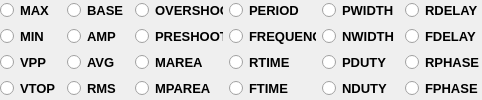
<?xml version="1.0" encoding="UTF-8"?>
<ui version="4.0">
 <class>Widget_RigolRadio</class>
 <widget class="QWidget" name="Widget_RigolRadio">
  <property name="geometry">
   <rect>
    <x>0</x>
    <y>0</y>
    <width>482</width>
    <height>100</height>
   </rect>
  </property>
  <property name="sizePolicy">
   <sizepolicy hsizetype="Fixed" vsizetype="Fixed">
    <horstretch>0</horstretch>
    <verstretch>0</verstretch>
   </sizepolicy>
  </property>
  <property name="minimumSize">
   <size>
    <width>482</width>
    <height>100</height>
   </size>
  </property>
  <property name="maximumSize">
   <size>
    <width>482</width>
    <height>100</height>
   </size>
  </property>
  <property name="windowTitle">
   <string>Form</string>
  </property>
  <widget class="QWidget" name="layoutWidget">
   <property name="geometry">
    <rect>
     <x>0</x>
     <y>0</y>
     <width>485</width>
     <height>100</height>
    </rect>
   </property>
   <layout class="QGridLayout" name="gridLayout">
    <item row="0" column="0">
     <widget class="QRadioButton" name="radioButton_MAX">
      <property name="minimumSize">
       <size>
        <width>0</width>
        <height>20</height>
       </size>
      </property>
      <property name="maximumSize">
       <size>
        <width>16777215</width>
        <height>20</height>
       </size>
      </property>
      <property name="font">
       <font>
        <pointsize>10</pointsize>
        <weight>75</weight>
        <bold>true</bold>
       </font>
      </property>
      <property name="text">
       <string>MAX</string>
      </property>
      <property name="autoExclusive">
       <bool>false</bool>
      </property>
     </widget>
    </item>
    <item row="0" column="1">
     <widget class="QRadioButton" name="radioButton_BASE">
      <property name="minimumSize">
       <size>
        <width>0</width>
        <height>20</height>
       </size>
      </property>
      <property name="maximumSize">
       <size>
        <width>16777215</width>
        <height>20</height>
       </size>
      </property>
      <property name="font">
       <font>
        <pointsize>10</pointsize>
        <weight>75</weight>
        <bold>true</bold>
       </font>
      </property>
      <property name="text">
       <string>BASE</string>
      </property>
      <property name="autoExclusive">
       <bool>false</bool>
      </property>
     </widget>
    </item>
    <item row="0" column="2">
     <widget class="QRadioButton" name="radioButton_OVERSHOOT">
      <property name="minimumSize">
       <size>
        <width>0</width>
        <height>20</height>
       </size>
      </property>
      <property name="maximumSize">
       <size>
        <width>16777215</width>
        <height>20</height>
       </size>
      </property>
      <property name="font">
       <font>
        <pointsize>10</pointsize>
        <weight>75</weight>
        <bold>true</bold>
       </font>
      </property>
      <property name="text">
       <string>OVERSHOOT</string>
      </property>
      <property name="autoExclusive">
       <bool>false</bool>
      </property>
     </widget>
    </item>
    <item row="0" column="3">
     <widget class="QRadioButton" name="radioButton_PERIOD">
      <property name="minimumSize">
       <size>
        <width>0</width>
        <height>20</height>
       </size>
      </property>
      <property name="maximumSize">
       <size>
        <width>16777215</width>
        <height>20</height>
       </size>
      </property>
      <property name="font">
       <font>
        <pointsize>10</pointsize>
        <weight>75</weight>
        <bold>true</bold>
       </font>
      </property>
      <property name="text">
       <string>PERIOD</string>
      </property>
      <property name="autoExclusive">
       <bool>false</bool>
      </property>
     </widget>
    </item>
    <item row="0" column="4">
     <widget class="QRadioButton" name="radioButton_PWIDTH">
      <property name="minimumSize">
       <size>
        <width>0</width>
        <height>20</height>
       </size>
      </property>
      <property name="maximumSize">
       <size>
        <width>16777215</width>
        <height>20</height>
       </size>
      </property>
      <property name="font">
       <font>
        <pointsize>10</pointsize>
        <weight>75</weight>
        <bold>true</bold>
       </font>
      </property>
      <property name="text">
       <string>PWIDTH</string>
      </property>
      <property name="autoExclusive">
       <bool>false</bool>
      </property>
     </widget>
    </item>
    <item row="0" column="5">
     <widget class="QRadioButton" name="radioButton_RDELAY">
      <property name="minimumSize">
       <size>
        <width>0</width>
        <height>20</height>
       </size>
      </property>
      <property name="maximumSize">
       <size>
        <width>16777215</width>
        <height>20</height>
       </size>
      </property>
      <property name="font">
       <font>
        <pointsize>10</pointsize>
        <weight>75</weight>
        <bold>true</bold>
       </font>
      </property>
      <property name="text">
       <string>RDELAY</string>
      </property>
      <property name="autoExclusive">
       <bool>false</bool>
      </property>
     </widget>
    </item>
    <item row="1" column="0">
     <widget class="QRadioButton" name="radioButton_MIN">
      <property name="minimumSize">
       <size>
        <width>0</width>
        <height>20</height>
       </size>
      </property>
      <property name="maximumSize">
       <size>
        <width>16777215</width>
        <height>20</height>
       </size>
      </property>
      <property name="font">
       <font>
        <pointsize>10</pointsize>
        <weight>75</weight>
        <bold>true</bold>
       </font>
      </property>
      <property name="text">
       <string>MIN</string>
      </property>
      <property name="autoExclusive">
       <bool>false</bool>
      </property>
     </widget>
    </item>
    <item row="1" column="1">
     <widget class="QRadioButton" name="radioButton_AMP">
      <property name="minimumSize">
       <size>
        <width>0</width>
        <height>20</height>
       </size>
      </property>
      <property name="maximumSize">
       <size>
        <width>16777215</width>
        <height>20</height>
       </size>
      </property>
      <property name="font">
       <font>
        <pointsize>10</pointsize>
        <weight>75</weight>
        <bold>true</bold>
       </font>
      </property>
      <property name="text">
       <string>AMP</string>
      </property>
      <property name="autoExclusive">
       <bool>false</bool>
      </property>
     </widget>
    </item>
    <item row="1" column="2">
     <widget class="QRadioButton" name="radioButton_PRESHOOT">
      <property name="minimumSize">
       <size>
        <width>0</width>
        <height>20</height>
       </size>
      </property>
      <property name="maximumSize">
       <size>
        <width>16777215</width>
        <height>20</height>
       </size>
      </property>
      <property name="font">
       <font>
        <pointsize>10</pointsize>
        <weight>75</weight>
        <bold>true</bold>
       </font>
      </property>
      <property name="text">
       <string>PRESHOOT</string>
      </property>
      <property name="autoExclusive">
       <bool>false</bool>
      </property>
     </widget>
    </item>
    <item row="1" column="3">
     <widget class="QRadioButton" name="radioButton_FREQUENCY">
      <property name="minimumSize">
       <size>
        <width>0</width>
        <height>20</height>
       </size>
      </property>
      <property name="maximumSize">
       <size>
        <width>16777215</width>
        <height>20</height>
       </size>
      </property>
      <property name="font">
       <font>
        <pointsize>10</pointsize>
        <weight>75</weight>
        <bold>true</bold>
       </font>
      </property>
      <property name="text">
       <string>FREQUENCY</string>
      </property>
      <property name="autoExclusive">
       <bool>false</bool>
      </property>
     </widget>
    </item>
    <item row="1" column="4">
     <widget class="QRadioButton" name="radioButton_NWIDTH">
      <property name="minimumSize">
       <size>
        <width>0</width>
        <height>20</height>
       </size>
      </property>
      <property name="maximumSize">
       <size>
        <width>16777215</width>
        <height>20</height>
       </size>
      </property>
      <property name="font">
       <font>
        <pointsize>10</pointsize>
        <weight>75</weight>
        <bold>true</bold>
       </font>
      </property>
      <property name="text">
       <string>NWIDTH</string>
      </property>
      <property name="autoExclusive">
       <bool>false</bool>
      </property>
     </widget>
    </item>
    <item row="1" column="5">
     <widget class="QRadioButton" name="radioButton_FDELAY">
      <property name="minimumSize">
       <size>
        <width>0</width>
        <height>20</height>
       </size>
      </property>
      <property name="maximumSize">
       <size>
        <width>16777215</width>
        <height>20</height>
       </size>
      </property>
      <property name="font">
       <font>
        <pointsize>10</pointsize>
        <weight>75</weight>
        <bold>true</bold>
       </font>
      </property>
      <property name="text">
       <string>FDELAY</string>
      </property>
      <property name="autoExclusive">
       <bool>false</bool>
      </property>
     </widget>
    </item>
    <item row="2" column="0">
     <widget class="QRadioButton" name="radioButton_VPP">
      <property name="minimumSize">
       <size>
        <width>0</width>
        <height>20</height>
       </size>
      </property>
      <property name="maximumSize">
       <size>
        <width>16777215</width>
        <height>20</height>
       </size>
      </property>
      <property name="font">
       <font>
        <pointsize>10</pointsize>
        <weight>75</weight>
        <bold>true</bold>
       </font>
      </property>
      <property name="text">
       <string>VPP</string>
      </property>
      <property name="autoExclusive">
       <bool>false</bool>
      </property>
     </widget>
    </item>
    <item row="2" column="1">
     <widget class="QRadioButton" name="radioButton_AVG">
      <property name="minimumSize">
       <size>
        <width>0</width>
        <height>20</height>
       </size>
      </property>
      <property name="maximumSize">
       <size>
        <width>16777215</width>
        <height>20</height>
       </size>
      </property>
      <property name="font">
       <font>
        <pointsize>10</pointsize>
        <weight>75</weight>
        <bold>true</bold>
       </font>
      </property>
      <property name="text">
       <string>AVG</string>
      </property>
      <property name="autoExclusive">
       <bool>false</bool>
      </property>
     </widget>
    </item>
    <item row="2" column="2">
     <widget class="QRadioButton" name="radioButton_MAREA">
      <property name="minimumSize">
       <size>
        <width>0</width>
        <height>20</height>
       </size>
      </property>
      <property name="maximumSize">
       <size>
        <width>16777215</width>
        <height>20</height>
       </size>
      </property>
      <property name="font">
       <font>
        <pointsize>10</pointsize>
        <weight>75</weight>
        <bold>true</bold>
       </font>
      </property>
      <property name="text">
       <string>MAREA</string>
      </property>
      <property name="autoExclusive">
       <bool>false</bool>
      </property>
     </widget>
    </item>
    <item row="2" column="3">
     <widget class="QRadioButton" name="radioButton_RTIME">
      <property name="minimumSize">
       <size>
        <width>0</width>
        <height>20</height>
       </size>
      </property>
      <property name="maximumSize">
       <size>
        <width>16777215</width>
        <height>20</height>
       </size>
      </property>
      <property name="font">
       <font>
        <pointsize>10</pointsize>
        <weight>75</weight>
        <bold>true</bold>
       </font>
      </property>
      <property name="text">
       <string>RTIME</string>
      </property>
      <property name="autoExclusive">
       <bool>false</bool>
      </property>
     </widget>
    </item>
    <item row="2" column="4">
     <widget class="QRadioButton" name="radioButton_PDUTY">
      <property name="minimumSize">
       <size>
        <width>0</width>
        <height>20</height>
       </size>
      </property>
      <property name="maximumSize">
       <size>
        <width>16777215</width>
        <height>20</height>
       </size>
      </property>
      <property name="font">
       <font>
        <pointsize>10</pointsize>
        <weight>75</weight>
        <bold>true</bold>
       </font>
      </property>
      <property name="text">
       <string>PDUTY</string>
      </property>
      <property name="autoExclusive">
       <bool>false</bool>
      </property>
     </widget>
    </item>
    <item row="2" column="5">
     <widget class="QRadioButton" name="radioButton_RPHASE">
      <property name="minimumSize">
       <size>
        <width>0</width>
        <height>20</height>
       </size>
      </property>
      <property name="maximumSize">
       <size>
        <width>16777215</width>
        <height>20</height>
       </size>
      </property>
      <property name="font">
       <font>
        <pointsize>10</pointsize>
        <weight>75</weight>
        <bold>true</bold>
       </font>
      </property>
      <property name="text">
       <string>RPHASE</string>
      </property>
      <property name="autoExclusive">
       <bool>false</bool>
      </property>
     </widget>
    </item>
    <item row="3" column="0">
     <widget class="QRadioButton" name="radioButton_VTOP">
      <property name="minimumSize">
       <size>
        <width>0</width>
        <height>20</height>
       </size>
      </property>
      <property name="maximumSize">
       <size>
        <width>16777215</width>
        <height>20</height>
       </size>
      </property>
      <property name="font">
       <font>
        <pointsize>10</pointsize>
        <weight>75</weight>
        <bold>true</bold>
       </font>
      </property>
      <property name="text">
       <string>VTOP</string>
      </property>
      <property name="autoExclusive">
       <bool>false</bool>
      </property>
     </widget>
    </item>
    <item row="3" column="1">
     <widget class="QRadioButton" name="radioButton_RMS">
      <property name="minimumSize">
       <size>
        <width>0</width>
        <height>20</height>
       </size>
      </property>
      <property name="maximumSize">
       <size>
        <width>16777215</width>
        <height>20</height>
       </size>
      </property>
      <property name="font">
       <font>
        <pointsize>10</pointsize>
        <weight>75</weight>
        <bold>true</bold>
       </font>
      </property>
      <property name="text">
       <string>RMS</string>
      </property>
      <property name="autoExclusive">
       <bool>false</bool>
      </property>
     </widget>
    </item>
    <item row="3" column="2">
     <widget class="QRadioButton" name="radioButton_MPAREA">
      <property name="minimumSize">
       <size>
        <width>0</width>
        <height>20</height>
       </size>
      </property>
      <property name="maximumSize">
       <size>
        <width>16777215</width>
        <height>20</height>
       </size>
      </property>
      <property name="font">
       <font>
        <pointsize>10</pointsize>
        <weight>75</weight>
        <bold>true</bold>
       </font>
      </property>
      <property name="text">
       <string>MPAREA</string>
      </property>
      <property name="autoExclusive">
       <bool>false</bool>
      </property>
     </widget>
    </item>
    <item row="3" column="3">
     <widget class="QRadioButton" name="radioButton_FTIME">
      <property name="minimumSize">
       <size>
        <width>0</width>
        <height>20</height>
       </size>
      </property>
      <property name="maximumSize">
       <size>
        <width>16777215</width>
        <height>20</height>
       </size>
      </property>
      <property name="font">
       <font>
        <pointsize>10</pointsize>
        <weight>75</weight>
        <bold>true</bold>
       </font>
      </property>
      <property name="text">
       <string>FTIME</string>
      </property>
      <property name="autoExclusive">
       <bool>false</bool>
      </property>
     </widget>
    </item>
    <item row="3" column="4">
     <widget class="QRadioButton" name="radioButton_NDUTY">
      <property name="minimumSize">
       <size>
        <width>0</width>
        <height>20</height>
       </size>
      </property>
      <property name="maximumSize">
       <size>
        <width>16777215</width>
        <height>20</height>
       </size>
      </property>
      <property name="font">
       <font>
        <pointsize>10</pointsize>
        <weight>75</weight>
        <bold>true</bold>
       </font>
      </property>
      <property name="text">
       <string>NDUTY</string>
      </property>
      <property name="autoExclusive">
       <bool>false</bool>
      </property>
     </widget>
    </item>
    <item row="3" column="5">
     <widget class="QRadioButton" name="radioButton_FPHASE">
      <property name="minimumSize">
       <size>
        <width>0</width>
        <height>20</height>
       </size>
      </property>
      <property name="maximumSize">
       <size>
        <width>16777215</width>
        <height>20</height>
       </size>
      </property>
      <property name="font">
       <font>
        <pointsize>10</pointsize>
        <weight>75</weight>
        <bold>true</bold>
       </font>
      </property>
      <property name="text">
       <string>FPHASE</string>
      </property>
      <property name="autoExclusive">
       <bool>false</bool>
      </property>
     </widget>
    </item>
   </layout>
  </widget>
 </widget>
 <resources/>
 <connections/>
</ui>
